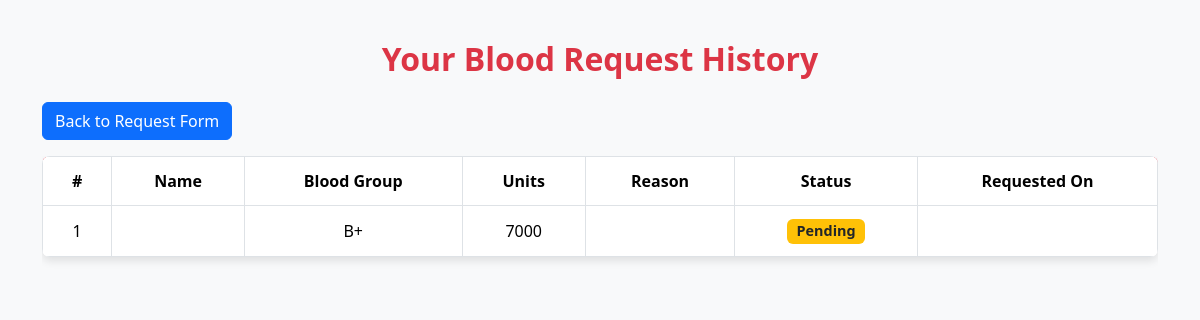
The page /hospitalrequests/ on the database as committed earlier.
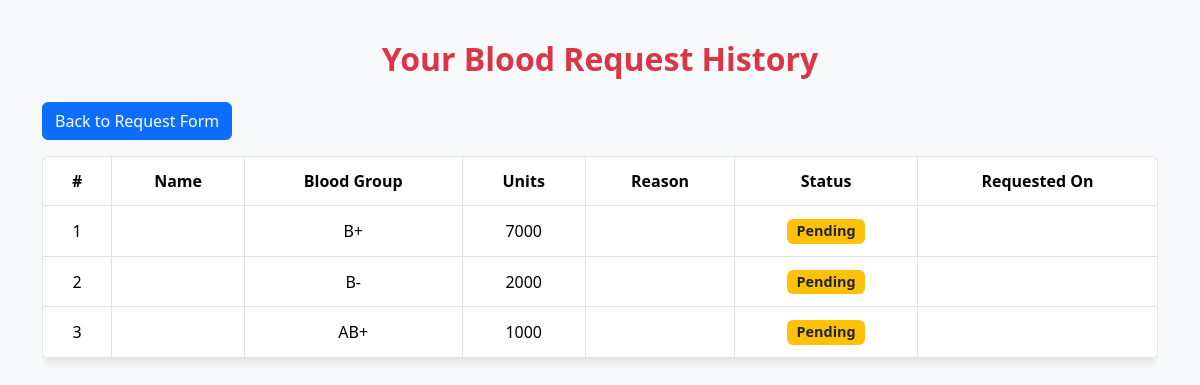
The same page on the database as committed later.
### blood_bank_app/models.py (models this page shows, shortened)
class HospitalRequestForm(models.Model):
    hospitalname = models.CharField(max_length=20)
    email = models.EmailField(max_length=20)
    phone = models.CharField(max_length=20)
    address = models.CharField(max_length=120)
    blood_group = models.CharField(max_length=5, choices=BLOOD_GROUP_CHOICES)
    units = models.PositiveIntegerField(default=0)

### blood_bank_app/views.py (the view)
# urls.py: path('hospitalrequests/', views.hospital_request_history, name='hospital_request_history'),
def hospital_request_history(request):
    requests = HospitalRequestForm.objects.all()
    return render(request, 'hospital/hospital_request_history.html', {'requests': requests})

### blood_bank_app/templates/hospital/hospital_request_history.html (shortened to what this page needs)
<!DOCTYPE html>
<html lang="en">
<head>
    <link href="https://cdn.jsdelivr.net/npm/bootstrap@5.3.3/dist/css/bootstrap.min.css" rel="stylesheet">
</head>
<body>
<div class="container">
   <h2 class="text-center text-danger mb-4">Your Blood Request History</h2>
    <a href="{% url 'hospitalrequest' %}" class="btn btn-primary mb-3">Back to Request Form</a>
   <div class="table-responsive">
       <table class="table table-bordered text-center align-middle">
           <thead>
               <tr>
                   <th>#</th>
                   <th>Name</th>
                   <th>Blood Group</th>
                   <th>Units</th>
                   <th>Reason</th>
                   <th>Status</th>
                   <th>Requested On</th>
               </tr>
           </thead>
           <tbody>
               {% for req in requests %}
               <tr>
                   <td>{{ forloop.counter }}</td>
                   <td>{{ req.fname }}</td>
                   <td>{{ req.blood_group }}</td>
                   <td>{{ req.units }}</td>
                   <td>{{ req.reason }}</td>
                   <td>
                       {% if req.status == 'Accepted' %}
                           <span class="badge bg-success">Approved</span>
                       {% elif req.status == 'Rejected' %}
                           <span class="badge bg-danger">Rejected</span>
                       {% else %}
                           <span class="badge bg-warning text-dark">Pending</span>
                       {% endif %}
                   </td>
                   <td>{{ req.created_at|date:"Y-m-d H:i" }}</td>
               </tr>
               {% empty %}
               <tr>
                   <td colspan="7" class="no-data">No requests yet.</td>
               </tr>
               {% endfor %}
           </tbody>
       </table>
   </div>
</div>
</body>
</html>

Rows that differ between the two databases and show on the page:
added HospitalRequestForm: blood_group "B-", units "2000"
added HospitalRequestForm: blood_group "AB+", units "1000"
